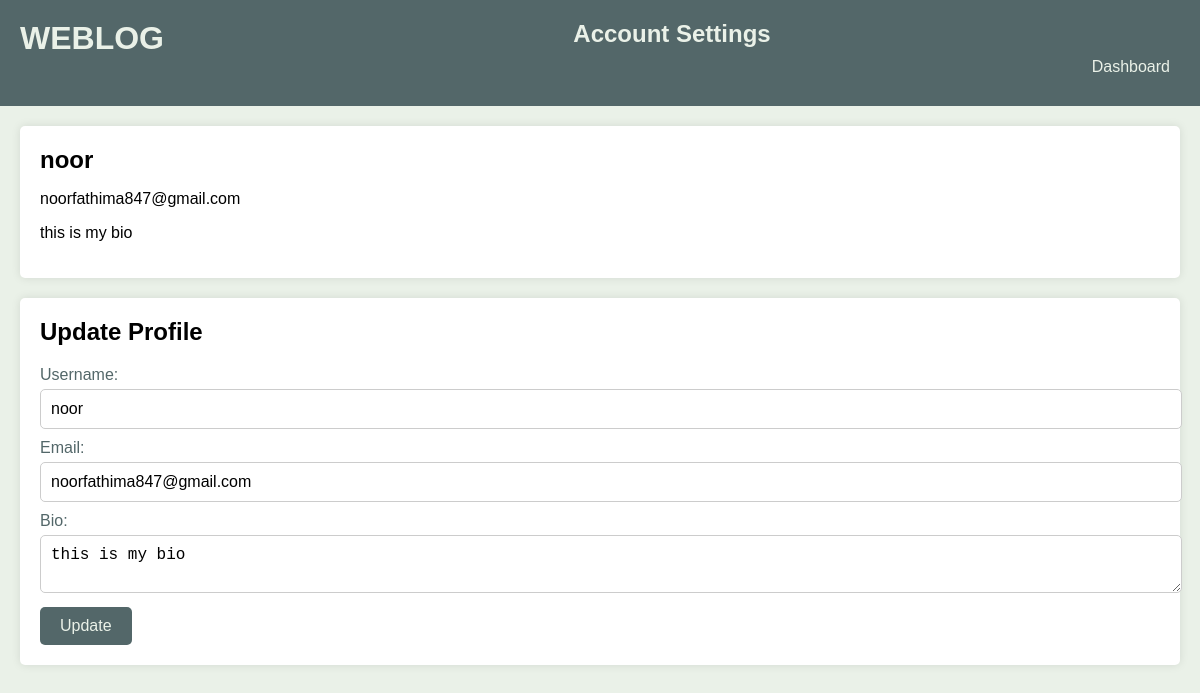
Screenshot of /public_html/settings.php (signed in) with the database file from the repository.
### tables this page shows
CREATE TABLE `user` (
  `userid` int(11) NOT NULL,
  `Username` varchar(255) NOT NULL,
  `Email` varchar(255) NOT NULL,
  `Password` varchar(255) NOT NULL,
  `Bio` text DEFAULT NULL,
  `RedistrationDate` timestamp NOT NULL DEFAULT current_timestamp(),
  `LastLogin` timestamp NULL DEFAULT NULL
);

### public_html/settings.php (the view, shortened to what this page needs)
<?php
require_once "../include/db.php";
$user_id = $_SESSION["user_id"];
$query = "SELECT username, email, bio FROM user WHERE userid='$user_id'";
$result = $conn->query($query);
if ($result->num_rows > 0) {
    $user_data = $result->fetch_assoc();
} else {
    die("User data not found");
}
?>
<!DOCTYPE html>
<html lang="en">
<head>
    <link rel="stylesheet" href="../assets/css/settings.css">
</head>
<body>
    <header>
        <h1>WEBLOG</h1>
        <h2>Account Settings</h2>
        <a href="dashboard.php">Dashboard</a>
    </header>
    <main>
        <section class="profile-details">
            <h2><?php echo $user_data["username"]; ?></h2>
            <p><?php echo $user_data["email"]; ?></p>
            <p><?php echo $user_data["bio"]; ?></p>
        </section>
        <section class="update-form">
            <h2>Update Profile</h2>
            <form action="<?php echo htmlspecialchars($_SERVER["PHP_SELF"]); ?>" method="post">
                <label for="username">Username:</label>
                <input type="text" id="username" name="username" value="<?php echo $user_data["username"]; ?>" required>
                <label for="email">Email:</label>
                <input type="email" id="email" name="email" value="<?php echo $user_data["email"]; ?>" required>
                <label for="bio">Bio:</label>
                <textarea id="bio" name="bio"><?php echo $user_data["bio"]; ?></textarea>
                <button type="submit" name="update">Update</button>
            </form>
        </section>
    </main>
</body>
</html>

### assets/css/settings.css (style rules this page uses)
body { font-family: Arial, sans-serif; margin: 0; padding: 0; background-color: #EAF1E8; display: flex; flex-direction: column; min-height: 100vh; }
header { background-color: #536769; color: #EAF1E8; padding: 20px; text-align: center; }
h1 { margin: 0; float: left; }
h2 { margin: 0; }
header a { color: #EAF1E8; text-decoration: none; float: right; padding: 10px; margin: 0; border-radius: 5px; transition: 0.2s; }
main { flex: 1; padding: 20px; }
.profile-details { background-color: #fff; padding: 20px; border-radius: 5px; box-shadow: 0 0 10px rgba(0, 0, 0, 0.1); }
.update-form { background-color: #fff; padding: 20px; margin-top: 20px; border-radius: 5px; box-shadow: 0 0 10px rgba(0, 0, 0, 0.1); }
form { margin-top: 20px; }
label { display: block; margin-bottom: 5px; color: #536769; }
input[type="text"], input[type="email"], textarea { width: 100%; padding: 10px; border: 1px solid #ccc; border-radius: 5px; font-size: 16px; margin-bottom: 10px; }
button { background-color: #536769; color: #EAF1E8; border: none; padding: 10px 20px; border-radius: 5px; cursor: pointer; font-size: 16px; }

### rows the page displays
user: Username "noor", Email "noorfathima847@gmail.com", Bio "this is my bio", username "noor", email "noorfathima847@gmail.com", bio "this is my bio"
